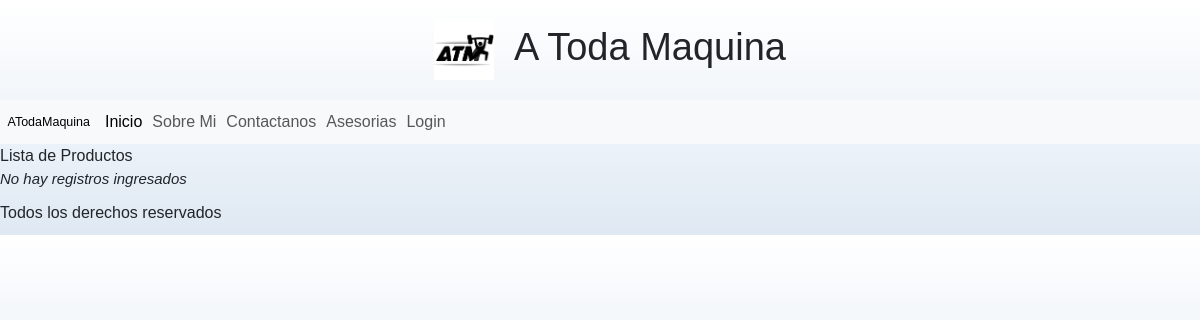
The page /producto/producto/list/ on the database as committed earlier.
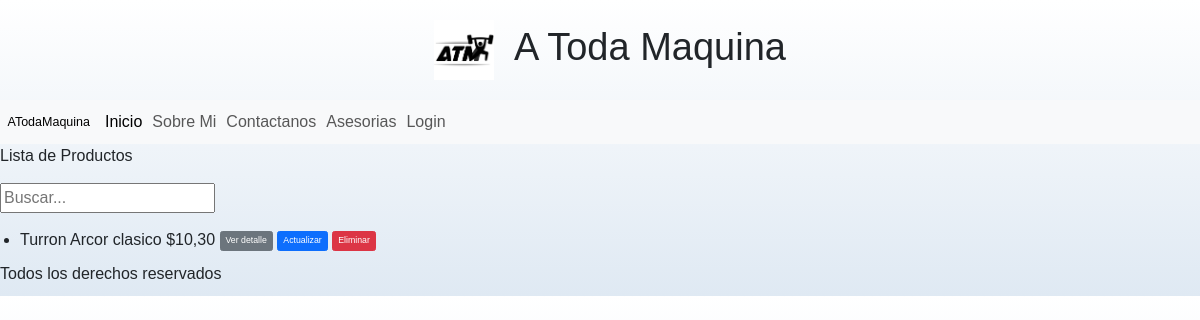
The same page on the database as committed later.
### apps/producto/models.py (models this page shows, shortened)
class Producto(models.Model):
    nombre = models.CharField(max_length=50)
    precio = models.DecimalField(max_digits=10, decimal_places=2)
    descripcion = models.CharField(max_length=250, null=True, blank=True)
    fecha_actualizacion = models.DateTimeField(default=timezone.now, editable=False, verbose_name='fecha de actualizacion')
    imagen = models.ImageField(upload_to='productos/', blank=True, null=True)

### apps/producto/views.py (the view)
# urls.py: path("producto/list/", views.Productolist.as_view(), name="producto_list"),
class Productolist(ListView):
    model = models.Producto
    def get_queryset(self) -> QuerySet[Any]:
        if self.request.GET.get("consulta"):
            consulta = self.request.GET.get("consulta")
            object_list = models.Producto.objects.filter(nombre__icontains=consulta)
        else:
            object_list = models.Producto.objects.all()
        return object_list

### apps/producto/templates/producto/producto_list.html
{% extends 'producto/index.html' %}
    {% block INDEX_TITULO %}
        Lista de Productos
    {% endblock INDEX_TITULO %}
    {% block INDEX_CONTENIDO %}
        {% if object_list %}
            <div class="py-lg-4">
                <form action="{% url 'producto:producto_list' %}" method="get">
                    <input type="text" name="consulta" placeholder="Buscar...">
                </form>
            </div>
            {% for object in object_list %}
                <ul>
                    <li>{{ object.nombre }} ${{ object.precio }}
                        <a href="{% url 'producto:producto_detail' object.id %}" class="btn btn-secondary btn-sm">
                            Ver detalle</a>
                        <a href="{% url 'producto:producto_update' object.id %}" class="btn btn-primary  btn-sm">
                            Actualizar</a>
                        <a href="{% url 'producto:producto_delete' object.id %}" class="btn btn-danger  btn-sm">
                            Eliminar</a>
                    </li>
                </ul>
            {% endfor %}
        {% else %}
            <p class="fs-4 fst-italic ">No hay registros ingresados</p>
        {% endif %}
    {% endblock INDEX_CONTENIDO %}

Rows that differ between the two databases and show on the page:
added Producto: nombre "Turron Arcor clasico", precio "10,30"
Other text that changed with them:
text no longer shown: "No hay registros ingresados"
